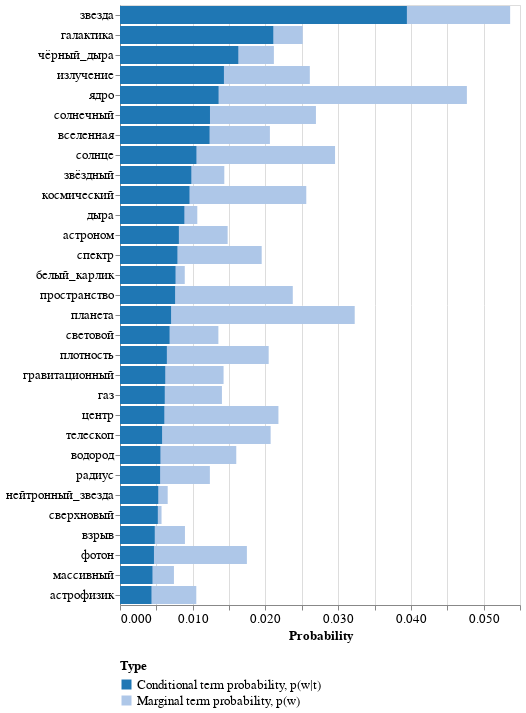

The code cell stored with this chart in its notebook:
### Code cell
phi = tmp.get_phi(biterm_model)
terms_probs = tmp.calc_terms_probs_ratio(phi, topic=5, lambda_=1)

tmp.plot_terms(terms_probs)

### Figure 1 — Vega-Lite specification as saved in the notebook (floating-point values rounded to 4 significant figures)
{"config": {"view": {"continuousWidth": 400, "continuousHeight": 300}, "axis": {"labelFontSize": 13, "titleFontSize": 13}, "legend": {"columns": 1, "labelFontSize": 13, "labelLimit": 250, "titleFontSize": 13}}, "data": {"name": "data-5da706c49564d7e422ffa11493cd35d8"}, "mark": "bar", "encoding": {"color": {"field": "Type", "legend": {"orient": "bottom"}, "scale": {"scheme": "category20"}, "type": "nominal"}, "x": {"field": "Probability", "stack": null, "type": "quantitative"}, "y": {"field": "Terms", "sort": null, "title": null, "type": "nominal"}}, "$schema": "https://vega.github.io/schema/vega-lite/v4.17.0.json", "datasets": {"data-5da706c49564d7e422ffa11493cd35d8": [{"Terms": "звезда", "Type": "Marginal term probability, p(w)", "Probability": 0.05364}, {"Terms": "галактика", "Type": "Marginal term probability, p(w)", "Probability": 0.02512}, {"Terms": "чёрный_дыра", "Type": "Marginal term probability, p(w)", "Probability": 0.02116}, {"Terms": "излучение", "Type": "Marginal term probability, p(w)", "Probability": 0.0261}, {"Terms": "ядро", "Type": "Marginal term probability, p(w)", "Probability": 0.0477}, {"Terms": "солнечный", "Type": "Marginal term probability, p(w)", "Probability": 0.02694}, {"Terms": "вселенная", "Type": "Marginal term probability, p(w)", "Probability": 0.02061}, {"Terms": "солнце", "Type": "Marginal term probability, p(w)", "Probability": 0.02957}, {"Terms": "звёздный", "Type": "Marginal term probability, p(w)", "Probability": 0.01434}, {"Terms": "космический", "Type": "Marginal term probability, p(w)", "Probability": 0.02561}, {"Terms": "дыра", "Type": "Marginal term probability, p(w)", "Probability": 0.01063}, {"Terms": "астроном", "Type": "Marginal term probability, p(w)", "Probability": 0.0148}, {"Terms": "спектр", "Type": "Marginal term probability, p(w)", "Probability": 0.01948}, {"Terms": "белый_карлик", "Type": "Marginal term probability, p(w)", "Probability": 0.008905}, {"Terms": "пространство", "Type": "Marginal term probability, p(w)", "Probability": 0.02376}, {"Terms": "планета", "Type": "Marginal term probability, p(w)", "Probability": 0.03227}, {"Terms": "световой", "Type": "Marginal term probability, p(w)", "Probability": 0.01353}, {"Terms": "плотность", "Type": "Marginal term probability, p(w)", "Probability": 0.02044}, {"Terms": "гравитационный", "Type": "Marginal term probability, p(w)", "Probability": 0.01424}, {"Terms": "газ", "Type": "Marginal term probability, p(w)", "Probability": 0.01402}, {"Terms": "центр", "Type": "Marginal term probability, p(w)", "Probability": 0.02179}, {"Terms": "телескоп", "Type": "Marginal term probability, p(w)", "Probability": 0.02071}, {"Terms": "водород", "Type": "Marginal term probability, p(w)", "Probability": 0.01599}, {"Terms": "радиус", "Type": "Marginal term probability, p(w)", "Probability": 0.01236}, {"Terms": "нейтронный_звезда", "Type": "Marginal term probability, p(w)", "Probability": 0.006557}, {"Terms": "сверхновый", "Type": "Marginal term probability, p(w)", "Probability": 0.005711}, {"Terms": "взрыв", "Type": "Marginal term probability, p(w)", "Probability": 0.008931}, {"Terms": "фотон", "Type": "Marginal term probability, p(w)", "Probability": 0.01745}, {"Terms": "массивный", "Type": "Marginal term probability, p(w)", "Probability": 0.007417}, {"Terms": "астрофизик", "Type": "Marginal term probability, p(w)", "Probability": 0.01049}, {"Terms": "звезда", "Type": "Conditional term probability, p(w|t)", "Probability": 0.03945}, {"Terms": "галактика", "Type": "Conditional term probability, p(w|t)", "Probability": 0.02108}, {"Terms": "чёрный_дыра", "Type": "Conditional term probability, p(w|t)", "Probability": 0.01626}, {"Terms": "излучение", "Type": "Conditional term probability, p(w|t)", "Probability": 0.01429}, {"Terms": "ядро", "Type": "Conditional term probability, p(w|t)", "Probability": 0.01355}, {"Terms": "солнечный", "Type": "Conditional term probability, p(w|t)", "Probability": 0.01237}, {"Terms": "вселенная", "Type": "Conditional term probability, p(w|t)", "Probability": 0.01231}, {"Terms": "солнце", "Type": "Conditional term probability, p(w|t)", "Probability": 0.01051}, {"Terms": "звёздный", "Type": "Conditional term probability, p(w|t)", "Probability": 0.009805}, {"Terms": "космический", "Type": "Conditional term probability, p(w|t)", "Probability": 0.009552}, {"Terms": "дыра", "Type": "Conditional term probability, p(w|t)", "Probability": 0.008846}, {"Terms": "астроном", "Type": "Conditional term probability, p(w|t)", "Probability": 0.008094}, {"Terms": "спектр", "Type": "Conditional term probability, p(w|t)", "Probability": 0.007891}, {"Terms": "белый_карлик", "Type": "Conditional term probability, p(w|t)", "Probability": 0.007631}, {"Terms": "пространство", "Type": "Conditional term probability, p(w|t)", "Probability": 0.007574}, {"Terms": "планета", "Type": "Conditional term probability, p(w|t)", "Probability": 0.007021}, {"Terms": "световой", "Type": "Conditional term probability, p(w|t)", "Probability": 0.006812}, {"Terms": "плотность", "Type": "Conditional term probability, p(w|t)", "Probability": 0.006442}, {"Terms": "гравитационный", "Type": "Conditional term probability, p(w|t)", "Probability": 0.006218}, {"Terms": "газ", "Type": "Conditional term probability, p(w|t)", "Probability": 0.006151}, {"Terms": "центр", "Type": "Conditional term probability, p(w|t)", "Probability": 0.00609}, {"Terms": "телескоп", "Type": "Conditional term probability, p(w|t)", "Probability": 0.005784}, {"Terms": "водород", "Type": "Conditional term probability, p(w|t)", "Probability": 0.005555}, {"Terms": "радиус", "Type": "Conditional term probability, p(w|t)", "Probability": 0.005514}, {"Terms": "нейтронный_звезда", "Type": "Conditional term probability, p(w|t)", "Probability": 0.005255}, {"Terms": "сверхновый", "Type": "Conditional term probability, p(w|t)", "Probability": 0.005199}, {"Terms": "взрыв", "Type": "Conditional term probability, p(w|t)", "Probability": 0.004777}, {"Terms": "фотон", "Type": "Conditional term probability, p(w|t)", "Probability": 0.004668}, {"Terms": "массивный", "Type": "Conditional term probability, p(w|t)", "Probability": 0.004462}, {"Terms": "астрофизик", "Type": "Conditional term probability, p(w|t)", "Probability": 0.004326}]}}
